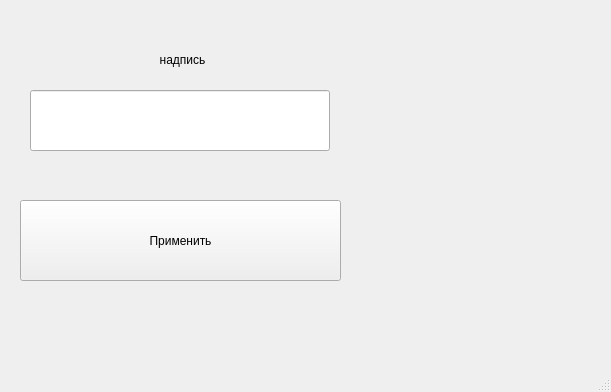
<?xml version="1.0" encoding="UTF-8"?>
<ui version="4.0">
 <class>MainWindow</class>
 <widget class="QMainWindow" name="MainWindow">
  <property name="geometry">
   <rect>
    <x>0</x>
    <y>0</y>
    <width>611</width>
    <height>392</height>
   </rect>
  </property>
  <property name="font">
   <font>
    <family>Arial</family>
   </font>
  </property>
  <property name="windowTitle">
   <string>MainWindow</string>
  </property>
  <widget class="QWidget" name="centralwidget">
   <widget class="QLabel" name="label">
    <property name="geometry">
     <rect>
      <x>10</x>
      <y>10</y>
      <width>345</width>
      <height>100</height>
     </rect>
    </property>
    <property name="text">
     <string>надпись</string>
    </property>
    <property name="alignment">
     <set>Qt::AlignCenter</set>
    </property>
   </widget>
   <widget class="QPushButton" name="pushButton">
    <property name="geometry">
     <rect>
      <x>20</x>
      <y>200</y>
      <width>321</width>
      <height>81</height>
     </rect>
    </property>
    <property name="text">
     <string>Применить</string>
    </property>
   </widget>
   <widget class="QLineEdit" name="lineEdit">
    <property name="geometry">
     <rect>
      <x>30</x>
      <y>90</y>
      <width>300</width>
      <height>61</height>
     </rect>
    </property>
   </widget>
  </widget>
  <widget class="QMenuBar" name="menubar">
   <property name="geometry">
    <rect>
     <x>0</x>
     <y>0</y>
     <width>611</width>
     <height>27</height>
    </rect>
   </property>
  </widget>
  <widget class="QStatusBar" name="statusbar"/>
 </widget>
 <resources/>
 <connections/>
</ui>
